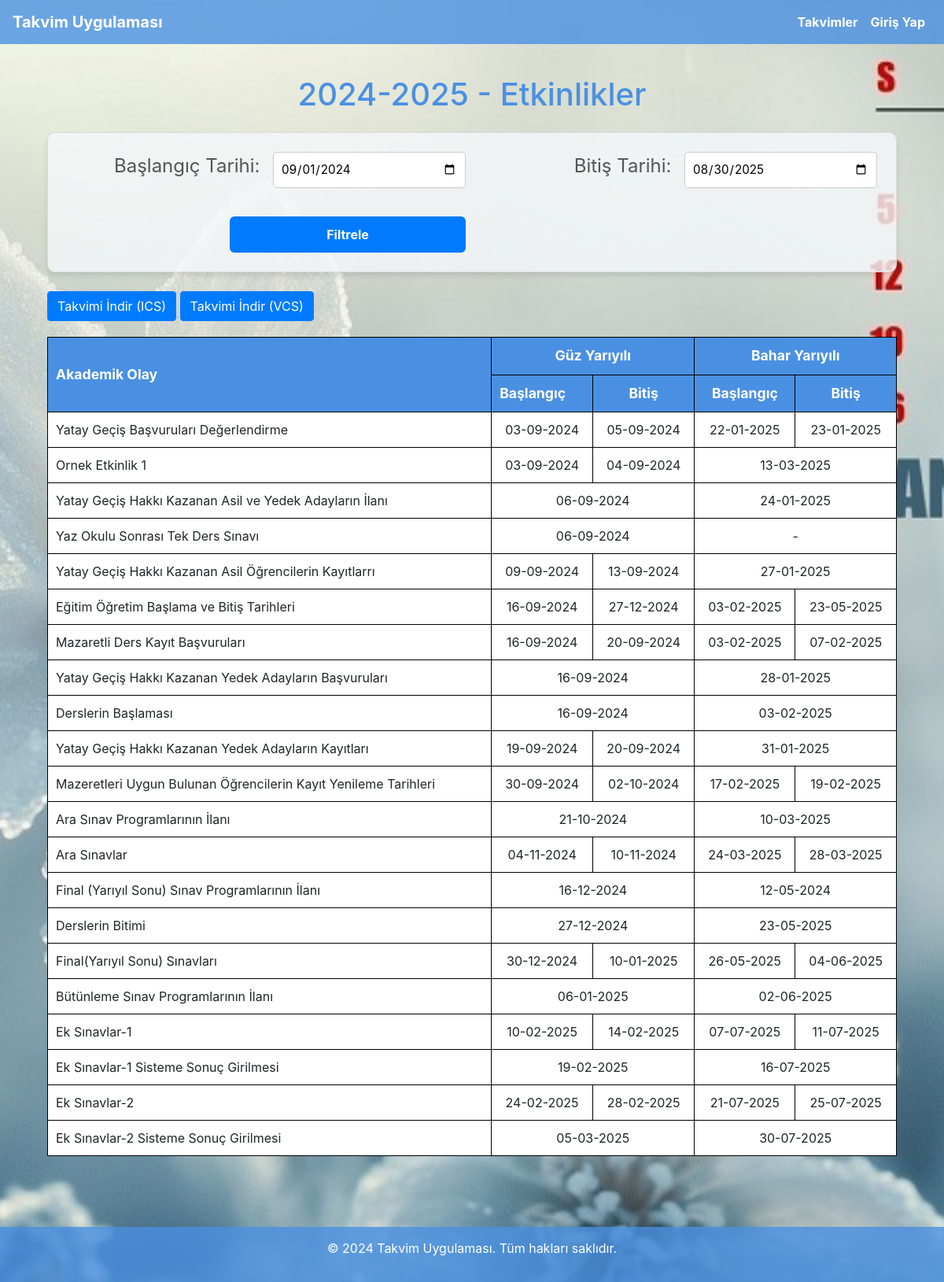
Screenshot of /calendar/5/ with the database file from the repository.
### calendar_app/models.py (models this page shows, shortened)
class Calendar(models.Model):
    name = models.CharField(max_length=100)

class Event(models.Model):
    SEMESTER_CHOICES = [
        ('Güz', 'Güz Yarıyılı'),
        ('Bahar', 'Bahar Yarıyılı'),
    ]
    title = models.CharField(max_length=100)
    start_date = models.DateTimeField(null=True, blank=True)  # Güz Yarıyılı Başlangıç Tarihi
    end_date= models.DateTimeField(null=True, blank=True)  # Güz Yarıyılı Bitiş Tarihi
    start_date_bahar = models.DateTimeField(null=True, blank=True)  # Bahar Yarıyılı Başlangıç Tarihi
    end_date_bahar = models.DateTimeField(null=True, blank=True)  # Bahar Yarıyılı Bitiş Tarihi
    calendar = models.ForeignKey(Calendar, related_name='events', on_delete=models.CASCADE)

### calendar_app/views.py (the view)
# urls.py: path('calendar/<int:calendar_id>/', event_list, name='event_list'),
def event_list(request, calendar_id):
    calendar = get_object_or_404(Calendar, id=calendar_id)
    start_date_str = request.GET.get('start_date')
    end_date_str = request.GET.get('end_date')
    if start_date_str and end_date_str:
        try:
            start_date = datetime.strptime(start_date_str, "%Y-%m-%d")
            end_date = datetime.strptime(end_date_str, "%Y-%m-%d")
        except ValueError:
            start_date = datetime(2024, 9, 1)
            end_date = datetime(2025, 8, 30)
    else:
        start_date = datetime(2024, 9, 1)
        end_date = datetime(2025, 8, 30)
    events = calendar.events.filter(
        Q(start_date__gte=start_date, start_date__lte=end_date) |
        Q(start_date__isnull=True)  # Allow events with no start date
    ).filter(
        Q(end_date__lte=end_date, end_date__gte=start_date) |
        Q(end_date__isnull=True)  # Allow events with no end date
    ).order_by('start_date')
    context = {
        'calendar': calendar,
        'events': events,
        'start_date': start_date.strftime("%Y-%m-%d"),
        'end_date': end_date.strftime("%Y-%m-%d"),
    }
    return render(request, 'event_list.html', context)

### calendar_app/templates/event_list.html (shortened to what this page needs)
{% extends 'base.html' %}
{% block content %}
  <div class="container">
    <h1 class="calendar-title">{{ calendar.name }} - Etkinlikler</h1>
    <form method="get" class="date-filter-form">
      <label for="start_date">Başlangıç Tarihi:</label>
      <input
          type="date"
          id="start_date"
          name="start_date"
          value="{{ start_date|default:'2024-09-01' }}">
      <label for="end_date">Bitiş Tarihi:</label>
      <input
          type="date"
          id="end_date"
          name="end_date"
          value="{{ end_date|default:'2025-08-30' }}">
      <button type="submit" class="btn btn-primary">Filtrele</button>
    </form>
    {% if not user.is_authenticated %}
      <a href="{% url 'export_calendar' calendar.id %}" class="btn btn-primary">Takvimi İndir (ICS)</a>
      <a href="{% url 'export_vcs_calendar' calendar.id %}" class="btn btn-primary">Takvimi İndir (VCS)</a>
    {% endif %}
    <table class="simple-table">
      <thead>
        <tr>
          <th rowspan="2">Akademik Olay</th>
          <th colspan="2">Güz Yarıyılı</th>
          <th colspan="2">Bahar Yarıyılı</th>
        </tr>
        <tr>
          <th>Başlangıç</th>
          <th>Bitiş</th>
          <th>Başlangıç</th>
          <th>Bitiş</th>
        </tr>
      </thead>
      <tbody>
        {% for event in events %}
          <tr>
            <td>{{ event.title }}</td>
            {% if event.start_date and not event.end_date %}
              <td colspan="2">{{ event.start_date|date:"d-m-Y"}}</td>
            {% elif event.start_date and event.end_date %}
              <td>{{ event.start_date|date:"d-m-Y" }}</td>
              <td>{{ event.end_date|date:"d-m-Y"}}</td>
            {% else %}
              <td colspan="2">-</td>
            {% endif %}
            {% if event.start_date_bahar and not event.end_date_bahar %}
              <td colspan="2">{{ event.start_date_bahar|date:"d-m-Y" }}</td>
            {% elif event.start_date_bahar and event.end_date_bahar %}
              <td>{{ event.start_date_bahar|date:"d-m-Y" }}</td>
              <td>{{ event.end_date_bahar|date:"d-m-Y" }}</td>
            {% else %}
              <td colspan="2">-</td>
            {% endif %}
          </tr>
        {% empty %}
          <tr>
            <td colspan="6">Bu tarihlerde hiçbir etkinlik bulunamadı.</td>
          </tr>
        {% endfor %}
      </tbody>
    </table>
  </div>
{% endblock %}

### calendar_app/templates/base.html (shortened to what this page needs)
<!DOCTYPE html>
<html lang="tr">
<head>
  {% load static %}
  <link rel="stylesheet" href="{% static 'style.css' %}">
  <link rel="stylesheet" href="https://cdnjs.cloudflare.com/ajax/libs/font-awesome/5.15.4/css/all.min.css">
  <link rel="stylesheet" href="https://stackpath.bootstrapcdn.com/bootstrap/4.5.2/css/bootstrap.min.css">
</head>
<body>
  <nav class="navbar navbar-expand-lg w-100">
    <a class="navbar-brand" href="/">Takvim Uygulaması</a>
    <div class="collapse navbar-collapse">
      <ul class="navbar-nav ml-auto">
        <li class="nav-item"><a class="nav-link" href="{% url 'calendar_list' %}">Takvimler</a></li>
        {% if user.is_authenticated %}
          <li class="nav-item"><a class="nav-link" href="{% url 'create_event' %}">Etkinlik Oluştur</a></li>
          <li class="nav-item"><a class="nav-link" href="{% url 'logout' %}">Çıkış</a></li>
        {% else %}
          <li class="nav-item"><a class="nav-link" href="{% url 'login' %}">Giriş Yap</a></li>
        {% endif %}
      </ul>
    </div>
  </nav>
  <div class="container">
    {% block content %}
    {% endblock %}
  </div>
  <footer>
    <p>&copy; 2024 Takvim Uygulaması. Tüm hakları saklıdır.</p>
  </footer>
</body>
</html>

### calendar_app/CSS/style.css (style rules this page uses)
body { font-family: 'Arial', sans-serif; background-image: url('/media/bg.jpg'); background-size: cover; background-position: center center; background-attachment: fixed; color: #333; margin: 0; padding: 0; display: flex; flex-direction: column; align-items: center; justify-content: center; min-height: 100vh; background-color: rgba(240, 248, 255, 0.8); }
.navbar { background-color: rgba(74, 144, 226, 0.8); color: white; padding: 15px 0; }
.navbar a { color: white; font-weight: bold; }
.container { flex: 1; padding: 20px; padding-bottom: 80px; max-width: 900px; }
h1 { text-align: center; margin-bottom: 20px; color: rgb(74, 144, 226); font-size: 36px; font-weight: 700; }
footer { background-color: rgba(74, 144, 226, 0.8); color: white; text-align: center; padding: 15px 0; position: fixed; bottom: 0; width: 100%; }
.btn-primary { background-color: #4a90e2; color: white; padding: 15px 25px; font-size: 18px; border-radius: 8px; text-decoration: none; display: inline-block; transition: background-color 0.3s; }
form { background-color: rgba(255, 255, 255, 0.8); padding: 20px; border-radius: 8px; box-shadow: 0 4px 8px rgba(0, 0, 0, 0.1); }
button, .btn { background-color: #4a90e2; border: none; padding: 12px 20px; font-size: 16px; color: white; border-radius: 5px; cursor: pointer; }
form button { margin-top: 20px; padding: 12px 24px; font-size: 1.1rem; font-weight: bold; color: #fff; background-color: #007bff; border: none; border-radius: 8px; cursor: pointer; width: 100%; max-width: 300px; transition: background-color 0.3s ease; }
.date-filter-form { display: grid; grid-template-columns: repeat(auto-fit, minmax(200px, 1fr)); gap: 1rem; margin: 1.5rem 0; padding: 1.5rem; background-color: rgba(244, 248, 251, 0.8); border: 1px solid #ddd; border-radius: 10px; box-shadow: 0 4px 6px rgba(0, 0, 0, 0.1); }
.date-filter-form label { font-size: 1.5rem; color: #555; margin-bottom: 0.5rem; justify-self: end; display: block; }
.date-filter-form input[type="date"] { padding: 0.6rem; font-size: 0.95rem; border: 1px solid #ccc; border-radius: 5px; background-color: #fff; transition: border-color 0.3s ease, box-shadow 0.3s ease; }
.date-filter-form button { padding: 0.7rem 1.5rem; font-size: 1rem; font-weight: bold; color: #fff; background-color: #007bff; border: none; border-radius: 6px; cursor: pointer; text-align: center; justify-self: end; grid-column: span 2; transition: background-color 0.3s ease, box-shadow 0.3s ease; }
.simple-table { width: 100%; border-collapse: collapse; margin-top: 20px; }
.simple-table th, .simple-table td { border: 1px solid #000; padding: 10px; text-align: center; vertical-align: middle; background-color: #ffffff; }
.simple-table th:first-child, .simple-table td:first-child { text-align: left; }
.simple-table th { background-color: rgba(74, 144, 226, 1); font-weight: bold; font-size: 1.1rem; color: white; }

### rows the page displays
Calendar: name "2024-2025"
Event: title "Yatay Geçiş Başvuruları Değerlendirme", start_date "03-09-2024", end_date "05-09-2024", start_date_bahar "22-01-2025", end_date_bahar "23-01-2025"
Event: title "Ornek Etkinlik 1", start_date "03-09-2024", end_date "04-09-2024", start_date_bahar "13-03-2025"
Event: title "Yatay Geçiş Hakkı Kazanan Asil ve Yedek Adayların İlanı", start_date "06-09-2024", start_date_bahar "24-01-2025"
Event: title "Yaz Okulu Sonrası Tek Ders Sınavı", start_date "06-09-2024"
Event: title "Yatay Geçiş Hakkı Kazanan Asil Öğrencilerin Kayıtlarrı", start_date "09-09-2024", end_date "13-09-2024", start_date_bahar "27-01-2025"
Event: title "Eğitim Öğretim Başlama ve Bitiş Tarihleri", start_date "16-09-2024", end_date "27-12-2024", start_date_bahar "03-02-2025", end_date_bahar "23-05-2025"
Event: title "Mazaretli Ders Kayıt Başvuruları", start_date "16-09-2024", end_date "20-09-2024", start_date_bahar "03-02-2025", end_date_bahar "07-02-2025"
Event: title "Yatay Geçiş Hakkı Kazanan Yedek Adayların Başvuruları", start_date "16-09-2024", start_date_bahar "28-01-2025"
Event: title "Derslerin Başlaması", start_date "16-09-2024", start_date_bahar "03-02-2025"
Event: title "Yatay Geçiş Hakkı Kazanan Yedek Adayların Kayıtları", start_date "19-09-2024", end_date "20-09-2024", start_date_bahar "31-01-2025"
Event: title "Mazeretleri Uygun Bulunan Öğrencilerin Kayıt Yenileme Tarihleri", start_date "30-09-2024", end_date "02-10-2024", start_date_bahar "17-02-2025", end_date_bahar "19-02-2025"
Event: title "Ara Sınav Programlarının İlanı", start_date "21-10-2024", start_date_bahar "10-03-2025"
Event: title "Ara Sınavlar", start_date "04-11-2024", end_date "10-11-2024", start_date_bahar "24-03-2025", end_date_bahar "28-03-2025"
Event: title "Final (Yarıyıl Sonu) Sınav Programlarının İlanı", start_date "16-12-2024", start_date_bahar "12-05-2024"
Event: title "Derslerin Bitimi", start_date "27-12-2024", start_date_bahar "23-05-2025"
Event: title "Final(Yarıyıl Sonu) Sınavları", start_date "30-12-2024", end_date "10-01-2025", start_date_bahar "26-05-2025", end_date_bahar "04-06-2025"
Event: title "Bütünleme Sınav Programlarının İlanı", start_date "06-01-2025", start_date_bahar "02-06-2025"
Event: title "Ek Sınavlar-1", start_date "10-02-2025", end_date "14-02-2025", start_date_bahar "07-07-2025", end_date_bahar "11-07-2025"
Event: title "Ek Sınavlar-1 Sisteme Sonuç Girilmesi", start_date "19-02-2025", start_date_bahar "16-07-2025"
Event: title "Ek Sınavlar-2", start_date "24-02-2025", end_date "28-02-2025", start_date_bahar "21-07-2025", end_date_bahar "25-07-2025"
Event: title "Ek Sınavlar-2 Sisteme Sonuç Girilmesi", start_date "05-03-2025", start_date_bahar "30-07-2025"
